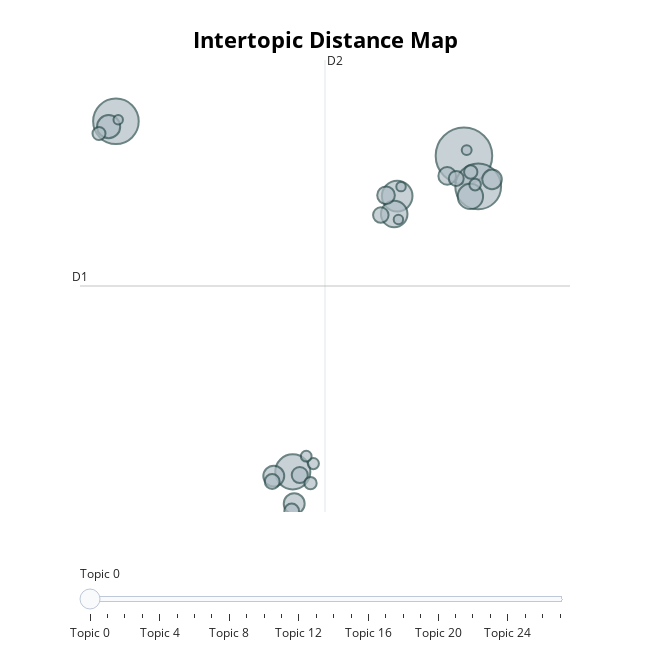

Notebook cell for this chart:
### Markdown cell above
## Visualise Topics

### Code cell
fig = topic_model.visualize_topics(custom_labels=True)
fig.write_html(processed_dir + 'html/inter-topic-distance-map.html')
fig

### Figure 1 — Plotly figure (JSON) as saved in the notebook; plotly's stock layout.template omitted (floating-point values rounded to 4 significant figures)
{"data": [{"customdata": [[0, "Brothers Of Italy", 359], [1, "European, The European, Government", 235], [2, "Income, Minimum Wage, Work", 233], [3, "Say, We Are, What", 138], [4, "More We, We, Our", 105], [5, "We Are Ready!", 79], [6, "Migrants", 72], [7, "Credits, Credit, Inflation", 60], [8, "Freedom, Free, On Social", 49], [9, "Yes, Yes Yes, Sorry", 49], [10, "Vote, Of The Republic, The Republic", 43], [11, "Family", 35], [12, "Russia, Putin, Values", 35], [13, "Women", 29], [14, "Thank You Thank, You Thank You, You Thank", 27], [15, "Abortion", 25], [16, "Ecological", 25], [17, "Rape", 24], [18, "Prices", 20], [19, "Tax", 19], [20, "Fake News", 17], [21, "COVID Mandates", 15], [22, "Don Know, Look Don Know, Do Not Know", 14], [23, "Why, Why Why, Why Not", 13], [24, "Sport, How Many, Sports", 11], [25, "Good Morning, Morning, Good", 10], [26, "It Not Fire, Not Fire, Be Long", 10], [27, "Funds, Fund, Funds That", 10]], "hovertemplate": "<b>Topic %{customdata[0]}</b><br>%{customdata[1]}<br>Size: %{customdata[2]}", "legendgroup": "", "marker": {"color": "#B0BEC5", "line": {"color": "DarkSlateGrey", "width": 2}, "size": [359, 235, 233, 138, 105, 79, 72, 60, 49, 49, 43, 35, 35, 29, 27, 25, 25, 24, 20, 19, 17, 15, 14, 13, 11, 10, 10, 10], "sizemode": "area", "sizeref": 0.2244, "symbol": "circle"}, "mode": "markers", "name": "", "orientation": "v", "showlegend": false, "type": "scatter", "x": [14.15, 14.56, 4.133, 9.223, 12.23, 12.14, 14.33, 3.923, 8.676, 9.264, 14.96, 11.91, 13.67, 9.424, 11.76, 8.631, 13.93, 9.191, 14.34, 3.646, 9.733, 14.47, 9.815, 9.61, 14.23, 12.26, 12.34, 4.199], "xaxis": "x", "y": [12.71, 11.63, 13.91, 1.626, 11.29, 10.66, 11.28, 13.72, 1.478, 0.5108, 11.88, 11.32, 12.0, 1.515, 10.63, 1.288, 11.91, 0.2573, 12.13, 13.48, 1.229, 11.69, 1.915, 2.174, 12.9, 10.47, 11.62, 13.97], "yaxis": "y"}], "layout": {"annotations": [{"showarrow": false, "text": "D1", "x": 3.099, "y": 8.139, "yshift": 10}, {"showarrow": false, "text": "D2", "x": 10.15, "xshift": 10, "y": 16.06}], "height": 650, "hoverlabel": {"bgcolor": "white", "font": {"family": "Rockwell", "size": 16}}, "legend": {"itemsizing": "constant", "tracegroupgap": 0}, "margin": {"t": 60}, "shapes": [{"line": {"color": "#CFD8DC", "width": 2}, "type": "line", "x0": 10.15, "x1": 10.15, "y0": 0.2187, "y1": 16.06}, {"line": {"color": "#9E9E9E", "width": 2}, "type": "line", "x0": 3.099, "x1": 17.2, "y0": 8.139, "y1": 8.139}], "sliders": [{"active": 0, "pad": {"t": 50}, "steps": [{"args": [{"marker.color": [["red", "#B0BEC5", "#B0BEC5", "#B0BEC5", "#B0BEC5", "#B0BEC5", "#B0BEC5", "#B0BEC5", "#B0BEC5", "#B0BEC5", "#B0BEC5", "#B0BEC5", "#B0BEC5", "#B0BEC5", "#B0BEC5", "#B0BEC5", "#B0BEC5", "#B0BEC5", "#B0BEC5", "#B0BEC5", "#B0BEC5", "#B0BEC5", "#B0BEC5", "#B0BEC5", "#B0BEC5", "#B0BEC5", "#B0BEC5", "#B0BEC5"]]}], "label": "Topic 0", "method": "update"}, {"args": [{"marker.color": [["#B0BEC5", "red", "#B0BEC5", "#B0BEC5", "#B0BEC5", "#B0BEC5", "#B0BEC5", "#B0BEC5", "#B0BEC5", "#B0BEC5", "#B0BEC5", "#B0BEC5", "#B0BEC5", "#B0BEC5", "#B0BEC5", "#B0BEC5", "#B0BEC5", "#B0BEC5", "#B0BEC5", "#B0BEC5", "#B0BEC5", "#B0BEC5", "#B0BEC5", "#B0BEC5", "#B0BEC5", "#B0BEC5", "#B0BEC5", "#B0BEC5"]]}], "label": "Topic 1", "method": "update"}, {"args": [{"marker.color": [["#B0BEC5", "#B0BEC5", "red", "#B0BEC5", "#B0BEC5", "#B0BEC5", "#B0BEC5", "#B0BEC5", "#B0BEC5", "#B0BEC5", "#B0BEC5", "#B0BEC5", "#B0BEC5", "#B0BEC5", "#B0BEC5", "#B0BEC5", "#B0BEC5", "#B0BEC5", "#B0BEC5", "#B0BEC5", "#B0BEC5", "#B0BEC5", "#B0BEC5", "#B0BEC5", "#B0BEC5", "#B0BEC5", "#B0BEC5", "#B0BEC5"]]}], "label": "Topic 2", "method": "update"}, {"args": [{"marker.color": [["#B0BEC5", "#B0BEC5", "#B0BEC5", "red", "#B0BEC5", "#B0BEC5", "#B0BEC5", "#B0BEC5", "#B0BEC5", "#B0BEC5", "#B0BEC5", "#B0BEC5", "#B0BEC5", "#B0BEC5", "#B0BEC5", "#B0BEC5", "#B0BEC5", "#B0BEC5", "#B0BEC5", "#B0BEC5", "#B0BEC5", "#B0BEC5", "#B0BEC5", "#B0BEC5", "#B0BEC5", "#B0BEC5", "#B0BEC5", "#B0BEC5"]]}], "label": "Topic 3", "method": "update"}, {"args": [{"marker.color": [["#B0BEC5", "#B0BEC5", "#B0BEC5", "#B0BEC5", "red", "#B0BEC5", "#B0BEC5", "#B0BEC5", "#B0BEC5", "#B0BEC5", "#B0BEC5", "#B0BEC5", "#B0BEC5", "#B0BEC5", "#B0BEC5", "#B0BEC5", "#B0BEC5", "#B0BEC5", "#B0BEC5", "#B0BEC5", "#B0BEC5", "#B0BEC5", "#B0BEC5", "#B0BEC5", "#B0BEC5", "#B0BEC5", "#B0BEC5", "#B0BEC5"]]}], "label": "Topic 4", "method": "update"}, {"args": [{"marker.color": [["#B0BEC5", "#B0BEC5", "#B0BEC5", "#B0BEC5", "#B0BEC5", "red", "#B0BEC5", "#B0BEC5", "#B0BEC5", "#B0BEC5", "#B0BEC5", "#B0BEC5", "#B0BEC5", "#B0BEC5", "#B0BEC5", "#B0BEC5", "#B0BEC5", "#B0BEC5", "#B0BEC5", "#B0BEC5", "#B0BEC5", "#B0BEC5", "#B0BEC5", "#B0BEC5", "#B0BEC5", "#B0BEC5", "#B0BEC5", "#B0BEC5"]]}], "label": "Topic 5", "method": "update"}, {"args": [{"marker.color": [["#B0BEC5", "#B0BEC5", "#B0BEC5", "#B0BEC5", "#B0BEC5", "#B0BEC5", "red", "#B0BEC5", "#B0BEC5", "#B0BEC5", "#B0BEC5", "#B0BEC5", "#B0BEC5", "#B0BEC5", "#B0BEC5", "#B0BEC5", "#B0BEC5", "#B0BEC5", "#B0BEC5", "#B0BEC5", "#B0BEC5", "#B0BEC5", "#B0BEC5", "#B0BEC5", "#B0BEC5", "#B0BEC5", "#B0BEC5", "#B0BEC5"]]}], "label": "Topic 6", "method": "update"}, {"args": [{"marker.color": [["#B0BEC5", "#B0BEC5", "#B0BEC5", "#B0BEC5", "#B0BEC5", "#B0BEC5", "#B0BEC5", "red", "#B0BEC5", "#B0BEC5", "#B0BEC5", "#B0BEC5", "#B0BEC5", "#B0BEC5", "#B0BEC5", "#B0BEC5", "#B0BEC5", "#B0BEC5", "#B0BEC5", "#B0BEC5", "#B0BEC5", "#B0BEC5", "#B0BEC5", "#B0BEC5", "#B0BEC5", "#B0BEC5", "#B0BEC5", "#B0BEC5"]]}], "label": "Topic 7", "method": "update"}, {"args": [{"marker.color": [["#B0BEC5", "#B0BEC5", "#B0BEC5", "#B0BEC5", "#B0BEC5", "#B0BEC5", "#B0BEC5", "#B0BEC5", "red", "#B0BEC5", "#B0BEC5", "#B0BEC5", "#B0BEC5", "#B0BEC5", "#B0BEC5", "#B0BEC5", "#B0BEC5", "#B0BEC5", "#B0BEC5", "#B0BEC5", "#B0BEC5", "#B0BEC5", "#B0BEC5", "#B0BEC5", "#B0BEC5", "#B0BEC5", "#B0BEC5", "#B0BEC5"]]}], "label": "Topic 8", "method": "update"}, {"args": [{"marker.color": [["#B0BEC5", "#B0BEC5", "#B0BEC5", "#B0BEC5", "#B0BEC5", "#B0BEC5", "#B0BEC5", "#B0BEC5", "#B0BEC5", "red", "#B0BEC5", "#B0BEC5", "#B0BEC5", "#B0BEC5", "#B0BEC5", "#B0BEC5", "#B0BEC5", "#B0BEC5", "#B0BEC5", "#B0BEC5", "#B0BEC5", "#B0BEC5", "#B0BEC5", "#B0BEC5", "#B0BEC5", "#B0BEC5", "#B0BEC5", "#B0BEC5"]]}], "label": "Topic 9", "method": "update"}, {"args": [{"marker.color": [["#B0BEC5", "#B0BEC5", "#B0BEC5", "#B0BEC5", "#B0BEC5", "#B0BEC5", "#B0BEC5", "#B0BEC5", "#B0BEC5", "#B0BEC5", "red", "#B0BEC5", "#B0BEC5", "#B0BEC5", "#B0BEC5", "#B0BEC5", "#B0BEC5", "#B0BEC5", "#B0BEC5", "#B0BEC5", "#B0BEC5", "#B0BEC5", "#B0BEC5", "#B0BEC5", "#B0BEC5", "#B0BEC5", "#B0BEC5", "#B0BEC5"]]}], "label": "Topic 10", "method": "update"}, {"args": [{"marker.color": [["#B0BEC5", "#B0BEC5", "#B0BEC5", "#B0BEC5", "#B0BEC5", "#B0BEC5", "#B0BEC5", "#B0BEC5", "#B0BEC5", "#B0BEC5", "#B0BEC5", "red", "#B0BEC5", "#B0BEC5", "#B0BEC5", "#B0BEC5", "#B0BEC5", "#B0BEC5", "#B0BEC5", "#B0BEC5", "#B0BEC5", "#B0BEC5", "#B0BEC5", "#B0BEC5", "#B0BEC5", "#B0BEC5", "#B0BEC5", "#B0BEC5"]]}], "label": "Topic 11", "method": "update"}, {"args": [{"marker.color": [["#B0BEC5", "#B0BEC5", "#B0BEC5", "#B0BEC5", "#B0BEC5", "#B0BEC5", "#B0BEC5", "#B0BEC5", "#B0BEC5", "#B0BEC5", "#B0BEC5", "#B0BEC5", "red", "#B0BEC5", "#B0BEC5", "#B0BEC5", "#B0BEC5", "#B0BEC5", "#B0BEC5", "#B0BEC5", "#B0BEC5", "#B0BEC5", "#B0BEC5", "#B0BEC5", "#B0BEC5", "#B0BEC5", "#B0BEC5", "#B0BEC5"]]}], "label": "Topic 12", "method": "update"}, {"args": [{"marker.color": [["#B0BEC5", "#B0BEC5", "#B0BEC5", "#B0BEC5", "#B0BEC5", "#B0BEC5", "#B0BEC5", "#B0BEC5", "#B0BEC5", "#B0BEC5", "#B0BEC5", "#B0BEC5", "#B0BEC5", "red", "#B0BEC5", "#B0BEC5", "#B0BEC5", "#B0BEC5", "#B0BEC5", "#B0BEC5", "#B0BEC5", "#B0BEC5", "#B0BEC5", "#B0BEC5", "#B0BEC5", "#B0BEC5", "#B0BEC5", "#B0BEC5"]]}], "label": "Topic 13", "method": "update"}, {"args": [{"marker.color": [["#B0BEC5", "#B0BEC5", "#B0BEC5", "#B0BEC5", "#B0BEC5", "#B0BEC5", "#B0BEC5", "#B0BEC5", "#B0BEC5", "#B0BEC5", "#B0BEC5", "#B0BEC5", "#B0BEC5", "#B0BEC5", "red", "#B0BEC5", "#B0BEC5", "#B0BEC5", "#B0BEC5", "#B0BEC5", "#B0BEC5", "#B0BEC5", "#B0BEC5", "#B0BEC5", "#B0BEC5", "#B0BEC5", "#B0BEC5", "#B0BEC5"]]}], "label": "Topic 14", "method": "update"}, {"args": [{"marker.color": [["#B0BEC5", "#B0BEC5", "#B0BEC5", "#B0BEC5", "#B0BEC5", "#B0BEC5", "#B0BEC5", "#B0BEC5", "#B0BEC5", "#B0BEC5", "#B0BEC5", "#B0BEC5", "#B0BEC5", "#B0BEC5", "#B0BEC5", "red", "#B0BEC5", "#B0BEC5", "#B0BEC5", "#B0BEC5", "#B0BEC5", "#B0BEC5", "#B0BEC5", "#B0BEC5", "#B0BEC5", "#B0BEC5", "#B0BEC5", "#B0BEC5"]]}], "label": "Topic 15", "method": "update"}, {"args": [{"marker.color": [["#B0BEC5", "#B0BEC5", "#B0BEC5", "#B0BEC5", "#B0BEC5", "#B0BEC5", "#B0BEC5", "#B0BEC5", "#B0BEC5", "#B0BEC5", "#B0BEC5", "#B0BEC5", "#B0BEC5", "#B0BEC5", "#B0BEC5", "#B0BEC5", "red", "#B0BEC5", "#B0BEC5", "#B0BEC5", "#B0BEC5", "#B0BEC5", "#B0BEC5", "#B0BEC5", "#B0BEC5", "#B0BEC5", "#B0BEC5", "#B0BEC5"]]}], "label": "Topic 16", "method": "update"}, {"args": [{"marker.color": [["#B0BEC5", "#B0BEC5", "#B0BEC5", "#B0BEC5", "#B0BEC5", "#B0BEC5", "#B0BEC5", "#B0BEC5", "#B0BEC5", "#B0BEC5", "#B0BEC5", "#B0BEC5", "#B0BEC5", "#B0BEC5", "#B0BEC5", "#B0BEC5", "#B0BEC5", "red", "#B0BEC5", "#B0BEC5", "#B0BEC5", "#B0BEC5", "#B0BEC5", "#B0BEC5", "#B0BEC5", "#B0BEC5", "#B0BEC5", "#B0BEC5"]]}], "label": "Topic 17", "method": "update"}, {"args": [{"marker.color": [["#B0BEC5", "#B0BEC5", "#B0BEC5", "#B0BEC5", "#B0BEC5", "#B0BEC5", "#B0BEC5", "#B0BEC5", "#B0BEC5", "#B0BEC5", "#B0BEC5", "#B0BEC5", "#B0BEC5", "#B0BEC5", "#B0BEC5", "#B0BEC5", "#B0BEC5", "#B0BEC5", "red", "#B0BEC5", "#B0BEC5", "#B0BEC5", "#B0BEC5", "#B0BEC5", "#B0BEC5", "#B0BEC5", "#B0BEC5", "#B0BEC5"]]}], "label": "Topic 18", "method": "update"}, {"args": [{"marker.color": [["#B0BEC5", "#B0BEC5", "#B0BEC5", "#B0BEC5", "#B0BEC5", "#B0BEC5", "#B0BEC5", "#B0BEC5", "#B0BEC5", "#B0BEC5", "#B0BEC5", "#B0BEC5", "#B0BEC5", "#B0BEC5", "#B0BEC5", "#B0BEC5", "#B0BEC5", "#B0BEC5", "#B0BEC5", "red", "#B0BEC5", "#B0BEC5", "#B0BEC5", "#B0BEC5", "#B0BEC5", "#B0BEC5", "#B0BEC5", "#B0BEC5"]]}], "label": "Topic 19", "method": "update"}, {"args": [{"marker.color": [["#B0BEC5", "#B0BEC5", "#B0BEC5", "#B0BEC5", "#B0BEC5", "#B0BEC5", "#B0BEC5", "#B0BEC5", "#B0BEC5", "#B0BEC5", "#B0BEC5", "#B0BEC5", "#B0BEC5", "#B0BEC5", "#B0BEC5", "#B0BEC5", "#B0BEC5", "#B0BEC5", "#B0BEC5", "#B0BEC5", "red", "#B0BEC5", "#B0BEC5", "#B0BEC5", "#B0BEC5", "#B0BEC5", "#B0BEC5", "#B0BEC5"]]}], "label": "Topic 20", "method": "update"}, {"args": [{"marker.color": [["#B0BEC5", "#B0BEC5", "#B0BEC5", "#B0BEC5", "#B0BEC5", "#B0BEC5", "#B0BEC5", "#B0BEC5", "#B0BEC5", "#B0BEC5", "#B0BEC5", "#B0BEC5", "#B0BEC5", "#B0BEC5", "#B0BEC5", "#B0BEC5", "#B0BEC5", "#B0BEC5", "#B0BEC5", "#B0BEC5", "#B0BEC5", "red", "#B0BEC5", "#B0BEC5", "#B0BEC5", "#B0BEC5", "#B0BEC5", "#B0BEC5"]]}], "label": "Topic 21", "method": "update"}, {"args": [{"marker.color": [["#B0BEC5", "#B0BEC5", "#B0BEC5", "#B0BEC5", "#B0BEC5", "#B0BEC5", "#B0BEC5", "#B0BEC5", "#B0BEC5", "#B0BEC5", "#B0BEC5", "#B0BEC5", "#B0BEC5", "#B0BEC5", "#B0BEC5", "#B0BEC5", "#B0BEC5", "#B0BEC5", "#B0BEC5", "#B0BEC5", "#B0BEC5", "#B0BEC5", "red", "#B0BEC5", "#B0BEC5", "#B0BEC5", "#B0BEC5", "#B0BEC5"]]}], "label": "Topic 22", "method": "update"}, {"args": [{"marker.color": [["#B0BEC5", "#B0BEC5", "#B0BEC5", "#B0BEC5", "#B0BEC5", "#B0BEC5", "#B0BEC5", "#B0BEC5", "#B0BEC5", "#B0BEC5", "#B0BEC5", "#B0BEC5", "#B0BEC5", "#B0BEC5", "#B0BEC5", "#B0BEC5", "#B0BEC5", "#B0BEC5", "#B0BEC5", "#B0BEC5", "#B0BEC5", "#B0BEC5", "#B0BEC5", "red", "#B0BEC5", "#B0BEC5", "#B0BEC5", "#B0BEC5"]]}], "label": "Topic 23", "method": "update"}, {"args": [{"marker.color": [["#B0BEC5", "#B0BEC5", "#B0BEC5", "#B0BEC5", "#B0BEC5", "#B0BEC5", "#B0BEC5", "#B0BEC5", "#B0BEC5", "#B0BEC5", "#B0BEC5", "#B0BEC5", "#B0BEC5", "#B0BEC5", "#B0BEC5", "#B0BEC5", "#B0BEC5", "#B0BEC5", "#B0BEC5", "#B0BEC5", "#B0BEC5", "#B0BEC5", "#B0BEC5", "#B0BEC5", "red", "#B0BEC5", "#B0BEC5", "#B0BEC5"]]}], "label": "Topic 24", "method": "update"}, {"args": [{"marker.color": [["#B0BEC5", "#B0BEC5", "#B0BEC5", "#B0BEC5", "#B0BEC5", "#B0BEC5", "#B0BEC5", "#B0BEC5", "#B0BEC5", "#B0BEC5", "#B0BEC5", "#B0BEC5", "#B0BEC5", "#B0BEC5", "#B0BEC5", "#B0BEC5", "#B0BEC5", "#B0BEC5", "#B0BEC5", "#B0BEC5", "#B0BEC5", "#B0BEC5", "#B0BEC5", "#B0BEC5", "#B0BEC5", "red", "#B0BEC5", "#B0BEC5"]]}], "label": "Topic 25", "method": "update"}, {"args": [{"marker.color": [["#B0BEC5", "#B0BEC5", "#B0BEC5", "#B0BEC5", "#B0BEC5", "#B0BEC5", "#B0BEC5", "#B0BEC5", "#B0BEC5", "#B0BEC5", "#B0BEC5", "#B0BEC5", "#B0BEC5", "#B0BEC5", "#B0BEC5", "#B0BEC5", "#B0BEC5", "#B0BEC5", "#B0BEC5", "#B0BEC5", "#B0BEC5", "#B0BEC5", "#B0BEC5", "#B0BEC5", "#B0BEC5", "#B0BEC5", "red", "#B0BEC5"]]}], "label": "Topic 26", "method": "update"}, {"args": [{"marker.color": [["#B0BEC5", "#B0BEC5", "#B0BEC5", "#B0BEC5", "#B0BEC5", "#B0BEC5", "#B0BEC5", "#B0BEC5", "#B0BEC5", "#B0BEC5", "#B0BEC5", "#B0BEC5", "#B0BEC5", "#B0BEC5", "#B0BEC5", "#B0BEC5", "#B0BEC5", "#B0BEC5", "#B0BEC5", "#B0BEC5", "#B0BEC5", "#B0BEC5", "#B0BEC5", "#B0BEC5", "#B0BEC5", "#B0BEC5", "#B0BEC5", "red"]]}], "label": "Topic 27", "method": "update"}]}], "title": {"font": {"color": "Black", "size": 22}, "text": "<b>Intertopic Distance Map</b>", "x": 0.5, "xanchor": "center", "y": 0.95, "yanchor": "top"}, "width": 650, "xaxis": {"anchor": "y", "domain": [0, 1], "range": [3.099, 17.2], "title": {"text": ""}, "visible": false}, "yaxis": {"anchor": "x", "domain": [0, 1], "range": [0.2187, 16.06], "title": {"text": ""}, "visible": false}}}
